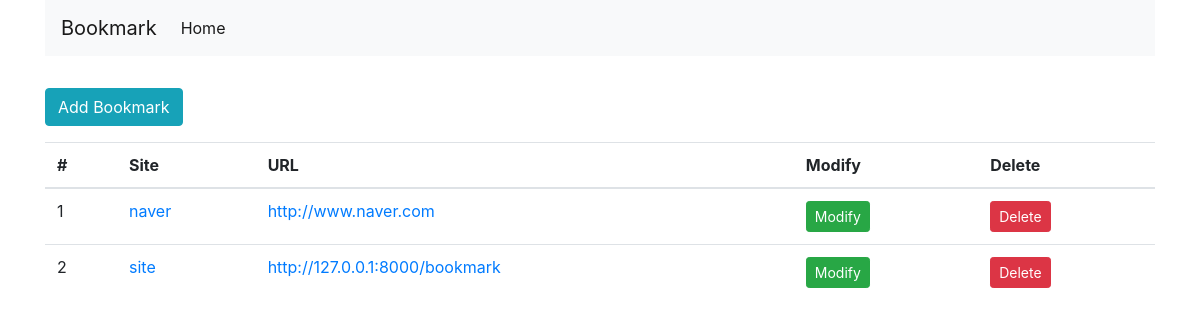
Before: /bookmark/ with the older database file.
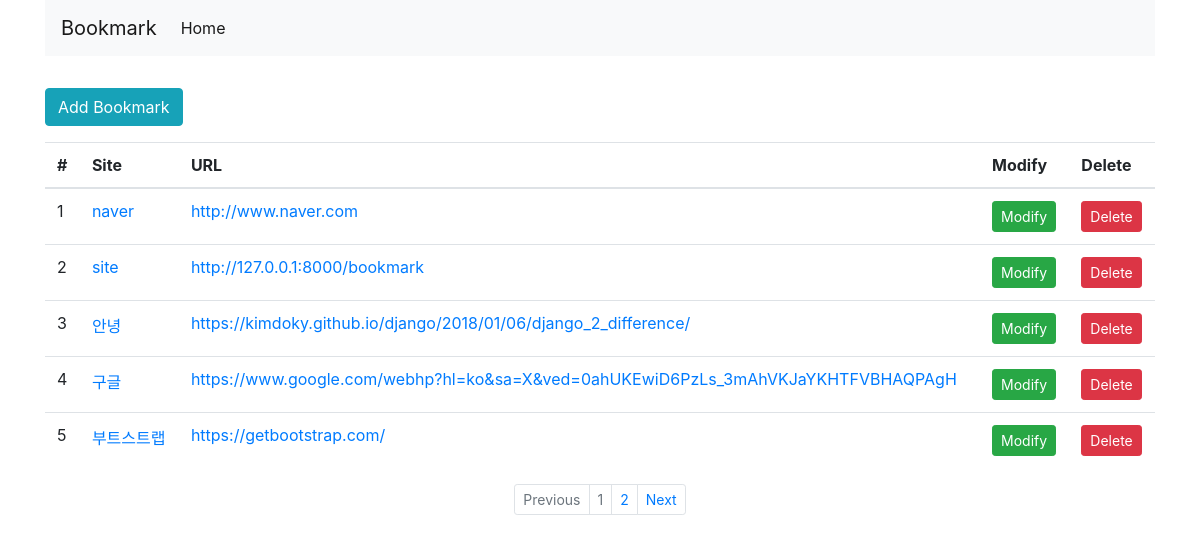
After: the same page with the newer database file.
### mark/models.py (models this page shows, shortened)
class Bookmark(models.Model):
    site_name = models.CharField(max_length=200)
    url = models.URLField('Site URL')

### mark/views.py (the view)
# urls.py: path('', BookmarkListView.as_view(), name='list'),
class BookmarkListView(ListView):
    model = Bookmark
    paginate_by = 5

### mark/templates/mark/bookmark_list.html (shortened to what this page needs)
{% extends 'base.html' %}
{% block content %}
<div class="btn-group">
    <a href="{% url 'add' %}" class="btn btn-info">Add Bookmark</a>
</div>
<table class="table">
    <thead>
        <tr>
            <th scope="col">#</th>
            <th scope="col">Site</th>
            <th scope="col">URL</th>
            <th scope="col">Modify</th>
            <th scope="col">Delete</th>
        </tr>
    </thead>
    <tbody>
        {% for mark in object_list %}
            <tr>
                <td>{{forloop.counter}}</td>
                <td><a href="{% url 'detail' pk=mark.id %}">{{mark.site_name}}</a></td>
                <td><a href="{{mark.url}}" target="_blank">{{mark.url}}</a></td>
                <td><a href="{% url 'update' pk=mark.id %}" class="btn btn-success btn-sm">Modify</a></td>
                <td><a href="{% url 'delete' pk=mark.id %}" class="btn btn-danger btn-sm">Delete</a></td>
            </tr>
        {% endfor %}
    </tbody>
</table>
{% endblock %}
{% block pagination %}
  {% if is_paginated %}
    <ul class="pagination justify-content-center pagination-sm">
        {% if page_obj.has_previous %}
          {% if not search %}
          <li class="page-item">
              <a class="page-link" href="{% url 'list' %}?page={{ page_obj.previous_page_number }}" tabindex="-1">Previous</a>
          </li>
          {% else %}
            <li class="page-item">
              <a class="page-link" href="{% url 'list' %}?{{search}}&page={{ page_obj.previous_page_number }}" tabindex="-1">Previous</a>
          </li>
          {% endif %}
        {% else %}
        <li class="page-item disabled">
            <a class="page-link" href="#" tabindex="-1">Previous</a>
        </li>
        {% endif %}
        {% for object in page_obj.paginator.page_range %}
            <li class="page-item {% if page_obj.number == forloop.counter %}disabled{% endif %}"><a class="page-link" href="{{ request.path }}?page={{ forloop.counter }}">{{ forloop.counter }}</a></li>
        {% endfor %}
        {% if page_obj.has_next %}
          {% if not search %}
          <li class="page-item">
              <a class="page-link" href="{% url 'list' %}?page={{ page_obj.next_page_number }}">Next</a>
          </li>
          {% else %}
            <li class="page-item">
              <a class="page-link" href="{% url 'list' %}?{{search}}&page={{ page_obj.next_page_number }}">Next</a>
          </li>
          {% endif %}
        {% else %}
        <li class="page-item disabled">
            <a class="page-link" href="#">Next</a>
        </li>
        {% endif %}
    </ul>
  {% endif %}
{% endblock %}

### templates/base.html (shortened to what this page needs)
<html lang="en">
<head>
    <link rel="stylesheet" href="https://stackpath.bootstrapcdn.com/bootstrap/4.4.1/css/bootstrap.min.css">
</head>
<body>
<div class="container">
    <nav class="navbar navbar-expand-lg navbar-light bg-light">
      <a class="navbar-brand" href="/">Bookmark</a>
      <div class="collapse navbar-collapse" id="navbarSupportedContent">
        <ul class="navbar-nav mr-auto">
            <li class="nav-item active">
                <a class="nav-item nav-link active" href="/">Home <span class="sr-only">(current)</span></a>
            </li>
        </ul>
      </div>
    </nav>
    <div class="row" style="margin-top:2em;">
        <div class="col">
            {% block content %}
            {% endblock %}
            {% block pagination %}
            {% endblock %}
        </div>
    </div>
</div>
</body>
</html>

Changed rows visible on the page:
added Bookmark: site_name "안녕", url "https://kimdoky.github.io/django/2018/01/06/django_2_difference/"
added Bookmark: site_name "구글", url "https://www.google.com/webhp?hl=ko&sa=X&ved=0ahUKEwiD6PzLs_3mAhVKJaYKHTFVBHAQPAgH"
added Bookmark: site_name "부트스트랩", url "https://getbootstrap.com/"
Other visible differences:
text now shown: "Previous Next"
new list line: "1"
new list line: "2"
